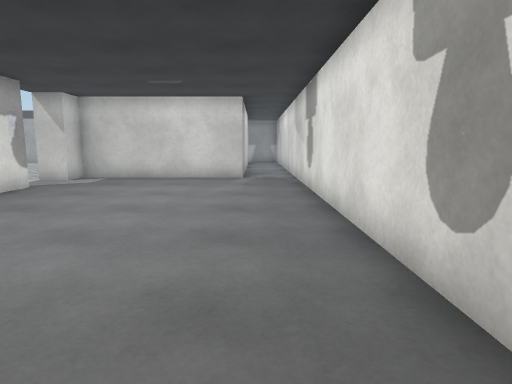
View 1 (above)

19 first-person views from a walk through a Unity game level. The camera is 1.2 m above the floor, tilts 8° down and sees 75° across. The floor is counted in squares, 1 m on a side. Each view is taken from the middle of a square. On the plan, view 1 faces up. The plan holds only what a view shows up to about 14 squares ahead; the rest is blank. The place goes on beyond the plan. The player is left out. Door leaves are left out, so doorways stand open. Some surface patterns are stand-ins.

View 2
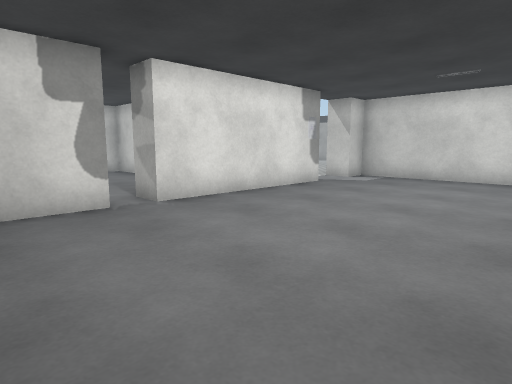

View 3
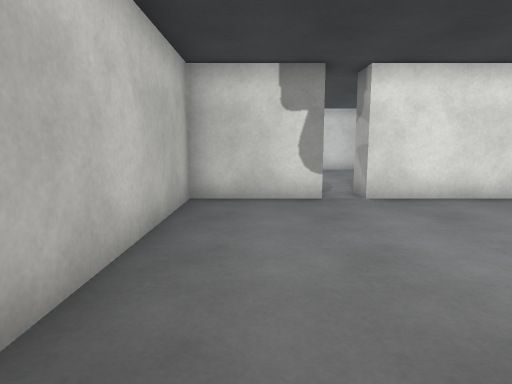

View 4
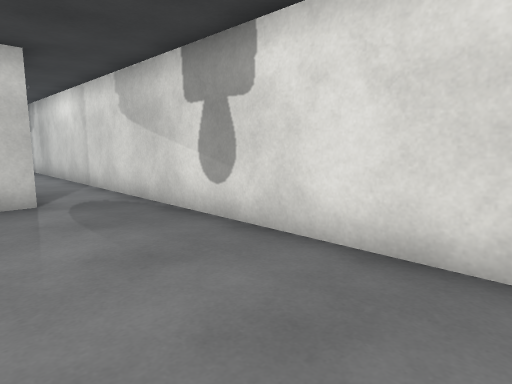

View 5
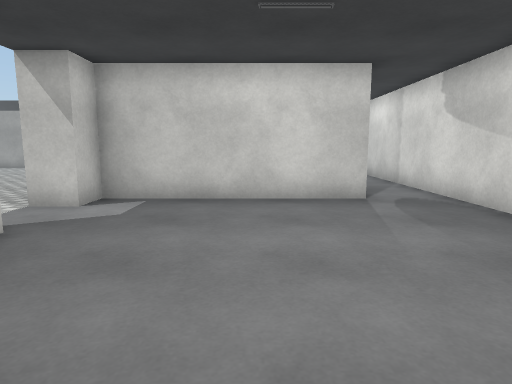

View 6
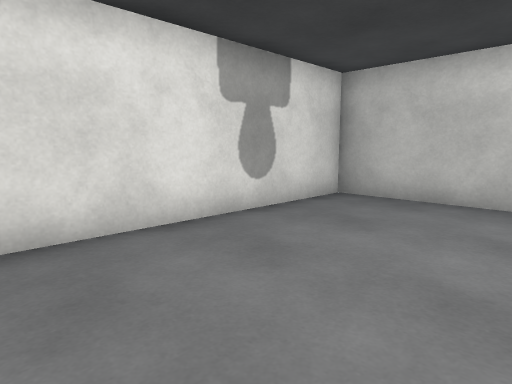

View 7
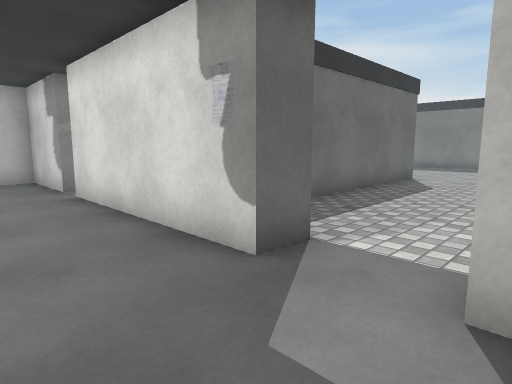

View 8
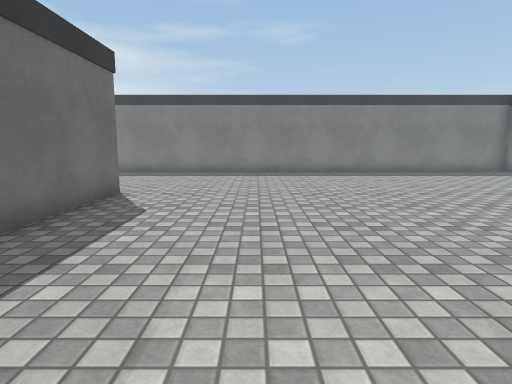

View 9
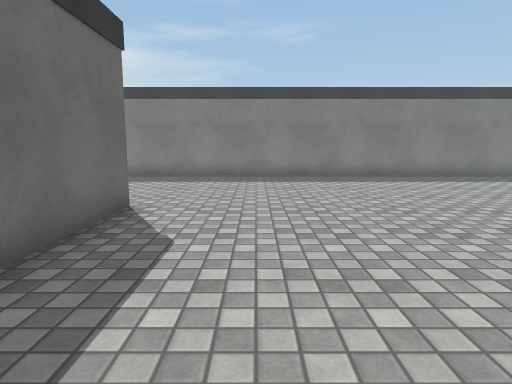

View 10
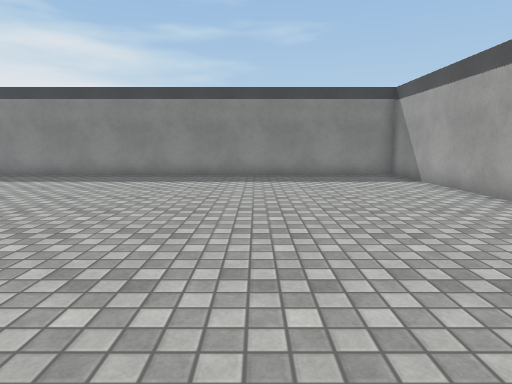

View 11
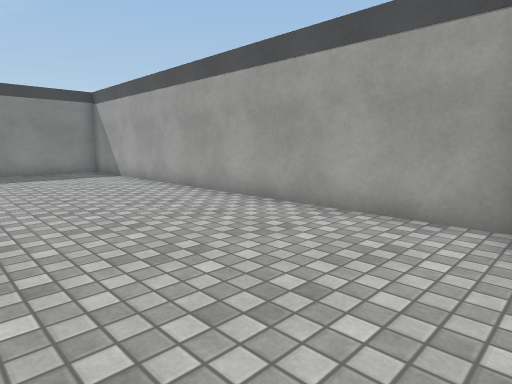

View 12
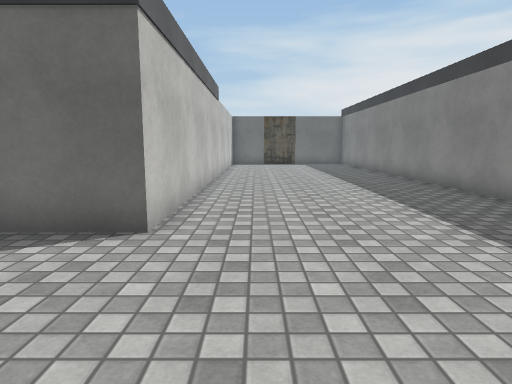

View 13
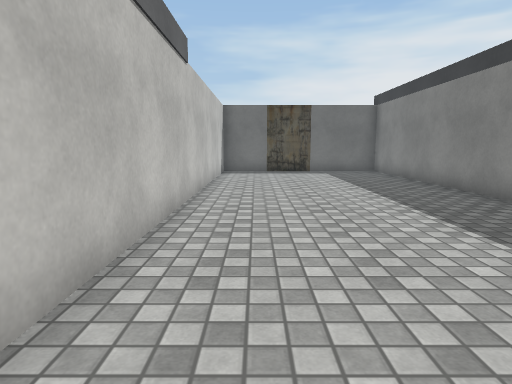

View 14
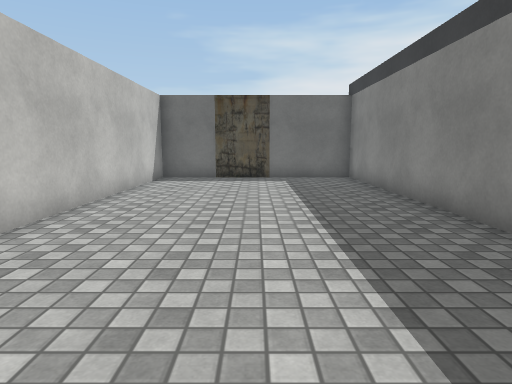

View 15
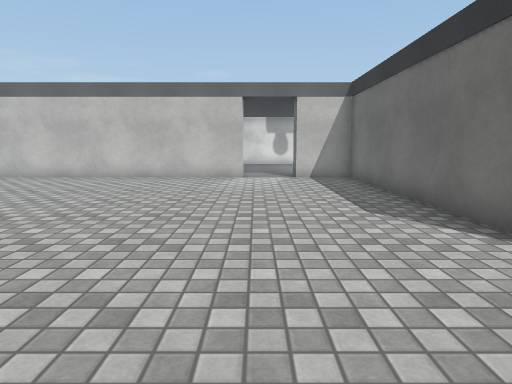

View 16
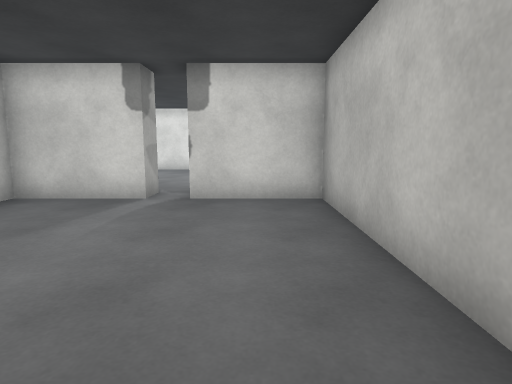

View 17
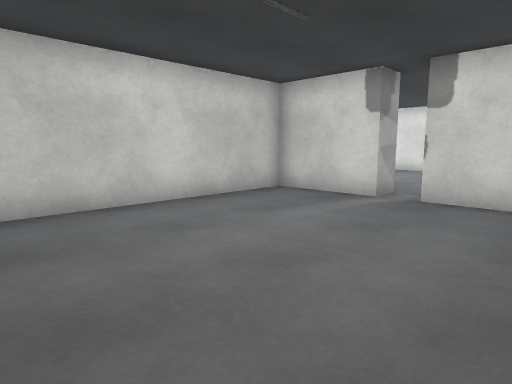

View 18
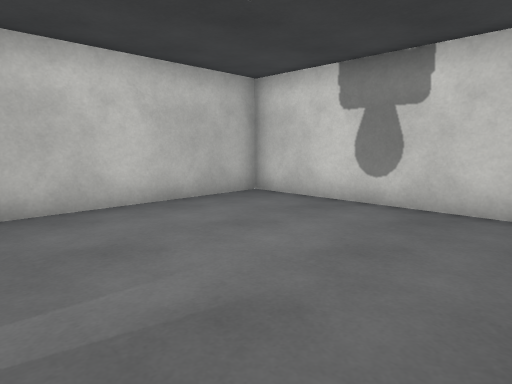

View 19
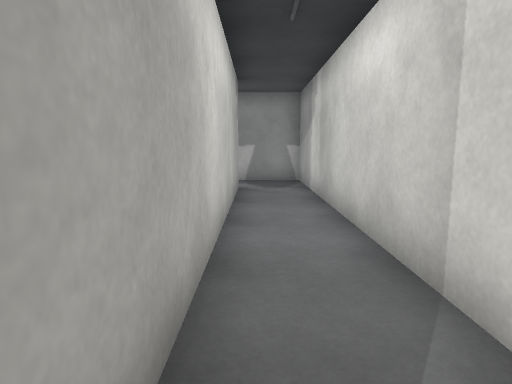

### Floor plan
Ten units are one square. View 1 is at (0, 0); x grows to the right and y downward. Boxes are objects, and circles mark ways between rooms. Rooms are numbered by the first view taken in them; rooms with no view inside come last. Other rooms are left out.
<svg viewBox="-240 -250 260 350">
<path fill="none" stroke="#000" d="M-4 -125 -65 -125 -65 -115M-65 -95 -65 -35M-65 -26 -65 5 15 5 15 -245 -6 -245M-5 -225 -5 -130M-75 -115 -75 -206M-86 -225 -235 -225 -235 95 -165 95 -165 -75 -75 -75 -75 -95M-155 -53 -155 5 -75 5 -75 -25M-75 -35 -75 -65 -142 -65"/>
<circle cx="-70" cy="-105" r="3" fill="#2a7"/>
<circle cx="-70" cy="-30" r="3" fill="#2a7"/>
<text x="-20" y="-90">1</text>
<text x="-170" y="-100">2</text>
<text x="-120" y="-30">3</text>
</svg>
Room 1 opens to room 2. Room 1 opens to room 3.

Where each view was taken, in squares from view 1:
view 1: 0 up, 0 right, facing up
view 2: 0 up, 0 right, facing up-left
view 3: 1 up, 1 right, facing left
view 4: 5 up, 2 left, facing up-right
view 5: 5 up, 3 left, facing up
view 6: 7 up, 3 left, facing down-right
view 7: 12 up, 4 left, facing down-left
view 8: 11 up, 8 left, facing left
view 9: 10 up, 10 left, facing left
view 10: 17 up, 10 left, facing left
view 11: 17 up, 8 left, facing up-left
view 12: 12 up, 18 left, facing down
view 13: 6 up, 18 left, facing down
view 14: 3 up, 20 left, facing down
view 15: 11 up, 20 left, facing right
view 16: 1 up, 15 left, facing right
view 17: 0 up, 15 left, facing up-right
view 18: 6 up, 9 left, facing down-left
view 19: 13 up, 0 right, facing up
